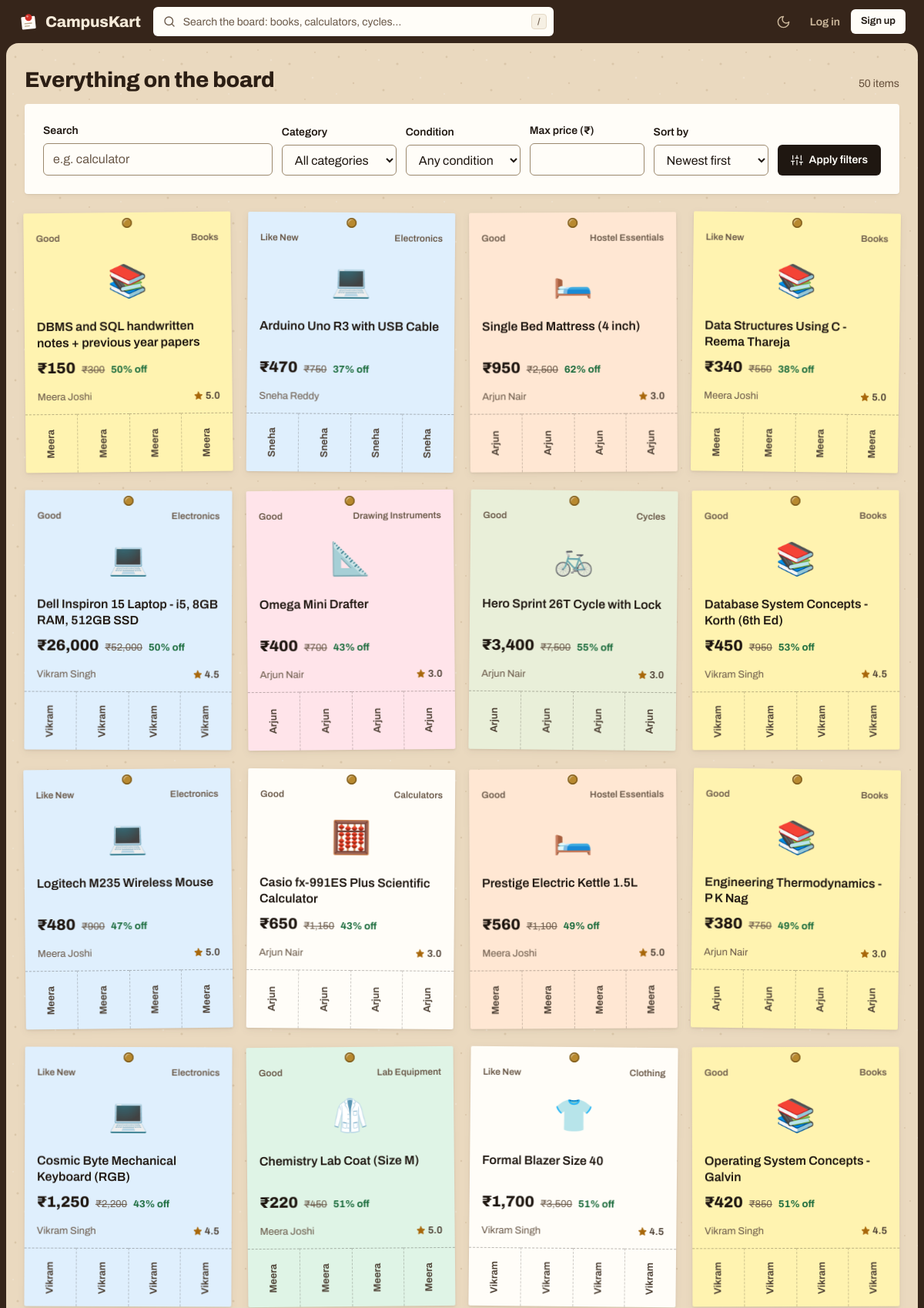
Screenshot of /search (upper part) with the database file from the repository.
### tables this page shows
CREATE TABLE products (
    product_id     INTEGER PRIMARY KEY AUTOINCREMENT,
    seller_id      INTEGER NOT NULL REFERENCES users(user_id) ON DELETE CASCADE,
    category_id    INTEGER NOT NULL REFERENCES categories(category_id),
    title          TEXT    NOT NULL,
    description    TEXT    NOT NULL,
    original_price REAL    NOT NULL CHECK (original_price > 0),
    price          REAL    NOT NULL CHECK (price > 0),
    condition      TEXT    NOT NULL CHECK (condition IN ('New', 'Like New', 'Good', 'Fair')),
    age_months     INTEGER NOT NULL DEFAULT 0 CHECK (age_months >= 0),
    status         TEXT    NOT NULL DEFAULT 'available'
                   CHECK (status IN ('pending', 'available', 'sold', 'rejected', 'removed')),
    is_flagged     INTEGER NOT NULL DEFAULT 0 CHECK (is_flagged IN (0, 1)),
    spam_score     REAL    NOT NULL DEFAULT 0,      -- filled by AI spam detector
    flag_reason    TEXT,
    created_at     TEXT    NOT NULL DEFAULT (datetime('now', 'localtime'))
);

### app.py (the view)
@app.route("/search")
def search():
    q = request.args.get("q", "").strip()
    category = request.args.get("category", type=int)
    condition = request.args.get("condition", "")
    max_price = request.args.get("max_price", type=float)
    sort = request.args.get("sort", "newest")
    sql = "SELECT * FROM v_product_details WHERE status = 'available'"
    args = []
    if q:
        sql += " AND (title LIKE ? OR description LIKE ? OR category_name LIKE ?)"
        args += [f"%{q}%"] * 3
    if category:
        sql += " AND category_id = ?"
        args.append(category)
    if condition in CONDITIONS:
        sql += " AND condition = ?"
        args.append(condition)
    if max_price:
        sql += " AND price <= ?"
        args.append(max_price)
    sql += {"price_low": " ORDER BY price ASC",
            "price_high": " ORDER BY price DESC",
            "rating": " ORDER BY seller_rating DESC, created_at DESC"}.get(sort, " ORDER BY created_at DESC")
    results = query(sql, args)
    if q and g.user and g.user["role"] == "user":
        with tx() as db:
            db.execute("INSERT INTO search_history (user_id, query) VALUES (?, ?)",
                       (g.user["user_id"], q.lower()))
    ai_suggestions = []
    if q and not results:
        ai_suggestions = _semantic_search(q)
    return render_template("search.html", results=results, q=q, category=category,
                           condition=condition, max_price=max_price, sort=sort,
                           ai_suggestions=ai_suggestions)

### app.py (called while the page is built)
def get_db():
    if "db" not in g:
        g.db = sqlite3.connect(DB_PATH)
        g.db.row_factory = sqlite3.Row
        g.db.execute("PRAGMA foreign_keys = ON")
    return g.db

def query(sql, args=(), one=False):
    rows = get_db().execute(sql, args).fetchall()
    return (rows[0] if rows else None) if one else rows

@app.before_request
def load_user():
    g.user = None
    if "user_id" in session:
        g.user = query("SELECT * FROM users WHERE user_id = ?", (session["user_id"],), one=True)
        if g.user is None or g.user["is_blocked"]:
            session.clear()
            g.user = None

@app.context_processor
def inject_globals():
    unread = 0
    if g.user:
        unread = query("SELECT COUNT(*) AS n FROM notifications WHERE user_id = ? AND is_read = 0",
                       (g.user["user_id"],), one=True)["n"]
    return {"categories": query("SELECT * FROM categories ORDER BY category_id"),
            "unread_count": unread, "conditions": CONDITIONS}

@app.template_filter("inr")
def inr(value):
    n = str(int(round(value or 0)))
    if len(n) <= 3:
        return n
    head, tail = n[:-3], n[-3:]
    parts = []
    while len(head) > 2:
        parts.insert(0, head[-2:])
        head = head[:-2]
    if head:
        parts.insert(0, head)
    return ",".join(parts) + "," + tail

### templates/search.html (shortened to what this page needs)
{% extends "base.html" %}
{% from "_macros.html" import product_card, icon, ai_badge, empty_state %}
{% block content %}
<div class="section-head">
  <div>
    <h1 id="results-title">{% if q %}Results for “{{ q }}”{% else %}Everything on the board{% endif %}</h1>
  </div>
  <span class="results-meta" role="status">{{ results|length }} item{{ '' if results|length == 1 else 's' }}</span>
</div>
<form class="card filters" method="get" aria-label="Search filters">
  <div class="field">
    <label for="f-q">Search</label>
    <input id="f-q" name="q" type="search" value="{{ q }}" placeholder="e.g. calculator">
  </div>
  <div class="field">
    <label for="f-cat">Category</label>
    <select id="f-cat" name="category">
      <option value="">All categories</option>
    </select>
  </div>
  <div class="field">
    <label for="f-cond">Condition</label>
    <select id="f-cond" name="condition">
      <option value="">Any condition</option>
    </select>
  </div>
  <div class="field">
    <label for="f-max">Max price (₹)</label>
    <input id="f-max" name="max_price" type="number" inputmode="numeric" min="0" value="{{ max_price|int if max_price else '' }}">
  </div>
  <div class="field">
    <label for="f-sort">Sort by</label>
    <select id="f-sort" name="sort">
      {% for v, l in [('newest', 'Newest first'), ('price_low', 'Price: low to high'), ('price_high', 'Price: high to low'), ('rating', 'Best-rated sellers')] %}
      <option value="{{ v }}" {% if sort == v %}selected{% endif %}>{{ l }}</option>
      {% endfor %}
    </select>
  </div>
  <button class="btn">{{ icon('sliders', 16) }}Apply filters</button>
</form>
<section class="mt-6" aria-labelledby="results-title">
  {% if results %}
    <div class="grid">{% for p in results %}{{ product_card(p, None, loop.index0) }}{% endfor %}</div>
  {% endif %}
</section>
{% endblock %}

### templates/_macros.html (shortened to what this page needs)
{% set TILTS = [-0.6, 0.45, -0.3, 0.7, 0.2, -0.5, 0.55, -0.15] %}
{% macro cat_picture(category_id, emoji, size=72, lazy=True) -%}
     {% if lazy %}loading="lazy" {% endif %}decoding="async" onerror="this.hidden=true;this.nextElementSibling.hidden=false"><span class="thumb-fallback emoji" aria-hidden="true" hidden>{{ emoji }}</span>
{%- endmacro %}
{% macro icon(name, size=18, cls='') -%}
<svg class="icon {{ cls }}" width="{{ size }}" height="{{ size }}" viewBox="0 0 24 24" fill="none" stroke="currentColor" stroke-width="1.8" stroke-linecap="round" stroke-linejoin="round" aria-hidden="true" focusable="false">{{ ICONS.get(name, '')|safe }}</svg>
{%- endmacro %}
{% macro product_card(p, reason=None, i=0, tabs=True) %}
{% set off = ((1 - p.price / p.original_price) * 100)|round|int %}
<a class="slip paper-{{ p.category_id }}" style="--tilt: {{ TILTS[i % 8] }}deg" href="{{ url_for('product', pid=p.product_id) }}">
  <span class="slip-body">
    <span class="slip-top"><span>{{ p.condition }}</span><span>{{ p.category_name }}</span></span>
    <span class="slip-art">{{ cat_picture(p.category_id, p.category_icon) }}</span>
    <span class="slip-title">{{ p.title }}</span>
    <span class="price-line">
      <span class="price">₹{{ p.price|inr }}</span>
      <span class="mrp"><span class="sr-only">MRP </span>₹{{ p.original_price|inr }}</span>
      {% if off >= 5 %}<span class="off">{{ off }}% off</span>{% endif %}
    </span>
    <span class="slip-meta">
      <span class="seller">{{ p.seller_name }}</span>
      {% if p.seller_rating %}<span class="rating">{{ icon('star', 12) }}{{ p.seller_rating }}<span class="sr-only"> seller rating</span></span>{% endif %}
    </span>
  </span>
  {% if tabs %}<span class="tearoffs" aria-hidden="true">{% for _ in range(4) %}<span class="tab"><span>{{ p.seller_name.split()[0] }}</span></span>{% endfor %}</span>{% endif %}
</a>
{% endmacro %}

### rows the page displays
products: {{ TILTS[i % 8] }} -0.6 (drawn), condition "Good", category_name "Books", emoji "📚", title "DBMS and SQL handwritten notes + previous year papers", price|inr "150", original_price|inr "300", off "50", seller_name "Meera Joshi", {{ size }} 12 (drawn), seller_rating "5.0", seller_name "Meera" "Meera" "Meera" "Meera"
products: {{ TILTS[i % 8] }} 0.45 (drawn), condition "Like New", category_name "Electronics", emoji "💻", title "Arduino Uno R3 with USB Cable", price|inr "470", original_price|inr "750", off "37", seller_name "Sneha Reddy", seller_name "Sneha" "Sneha" "Sneha" "Sneha"
products: {{ TILTS[i % 8] }} -0.3 (drawn), condition "Good", category_name "Hostel Essentials", emoji "🛏️", title "Single Bed Mattress (4 inch)", price|inr "950", original_price|inr "2,500", off "62", seller_name "Arjun Nair", {{ size }} 12 (drawn), seller_rating "3.0", seller_name "Arjun" "Arjun" "Arjun" "Arjun"
products: {{ TILTS[i % 8] }} 0.7 (drawn), condition "Like New", category_name "Books", emoji "📚", title "Data Structures Using C - Reema Thareja", price|inr "340", original_price|inr "550", off "38", seller_name "Meera Joshi", {{ size }} 12 (drawn), seller_rating "5.0", seller_name "Meera" "Meera" "Meera" "Meera"
products: {{ TILTS[i % 8] }} 0.2 (drawn), condition "Good", category_name "Electronics", emoji "💻", title "Dell Inspiron 15 Laptop - i5, 8GB RAM, 512GB SSD", price|inr "26,000", original_price|inr "52,000", off "50", seller_name "Vikram Singh", {{ size }} 12 (drawn), seller_rating "4.5", seller_name "Vikram" "Vikram" "Vikram" "Vikram"
products: {{ TILTS[i % 8] }} -0.5 (drawn), condition "Good", category_name "Drawing Instruments", emoji "📐", title "Omega Mini Drafter", price|inr "400", original_price|inr "700", off "43", seller_name "Arjun Nair", {{ size }} 12 (drawn), seller_rating "3.0", seller_name "Arjun" "Arjun" "Arjun" "Arjun"
products: {{ TILTS[i % 8] }} 0.55 (drawn), condition "Good", category_name "Cycles", emoji "🚲", title "Hero Sprint 26T Cycle with Lock", price|inr "3,400", original_price|inr "7,500", off "55", seller_name "Arjun Nair", {{ size }} 12 (drawn), seller_rating "3.0", seller_name "Arjun" "Arjun" "Arjun" "Arjun"
products: {{ TILTS[i % 8] }} -0.15 (drawn), condition "Good", category_name "Books", emoji "📚", title "Database System Concepts - Korth (6th Ed)", price|inr "450", original_price|inr "950", off "53", seller_name "Vikram Singh", {{ size }} 12 (drawn), seller_rating "4.5", seller_name "Vikram" "Vikram" "Vikram" "Vikram"
products: {{ TILTS[i % 8] }} -0.6 (drawn), condition "Like New", category_name "Electronics", emoji "💻", title "Logitech M235 Wireless Mouse", price|inr "480", original_price|inr "900", off "47", seller_name "Meera Joshi", {{ size }} 12 (drawn), seller_rating "5.0", seller_name "Meera" "Meera" "Meera" "Meera"
products: {{ TILTS[i % 8] }} 0.45 (drawn), condition "Good", category_name "Calculators", emoji "🧮", title "Casio fx-991ES Plus Scientific Calculator", price|inr "650", original_price|inr "1,150", off "43", seller_name "Arjun Nair", {{ size }} 12 (drawn), seller_rating "3.0", seller_name "Arjun" "Arjun" "Arjun" "Arjun"
products: {{ TILTS[i % 8] }} -0.3 (drawn), condition "Good", category_name "Hostel Essentials", emoji "🛏️", title "Prestige Electric Kettle 1.5L", price|inr "560", original_price|inr "1,100", off "49", seller_name "Meera Joshi", {{ size }} 12 (drawn), seller_rating "5.0", seller_name "Meera" "Meera" "Meera" "Meera"
products: {{ TILTS[i % 8] }} 0.7 (drawn), condition "Good", category_name "Books", emoji "📚", title "Engineering Thermodynamics - P K Nag", price|inr "380", original_price|inr "750", off "49", seller_name "Arjun Nair", {{ size }} 12 (drawn), seller_rating "3.0", seller_name "Arjun" "Arjun" "Arjun" "Arjun"
products: {{ TILTS[i % 8] }} 0.2 (drawn), condition "Like New", category_name "Electronics", emoji "💻", title "Cosmic Byte Mechanical Keyboard (RGB)", price|inr "1,250", original_price|inr "2,200", off "43", seller_name "Vikram Singh", {{ size }} 12 (drawn), seller_rating "4.5", seller_name "Vikram" "Vikram" "Vikram" "Vikram"
products: {{ TILTS[i % 8] }} -0.5 (drawn), condition "Good", category_name "Lab Equipment", emoji "🥼", title "Chemistry Lab Coat (Size M)", price|inr "220", original_price|inr "450", off "51", seller_name "Meera Joshi", {{ size }} 12 (drawn), seller_rating "5.0", seller_name "Meera" "Meera" "Meera" "Meera"
products: {{ TILTS[i % 8] }} 0.55 (drawn), condition "Like New", category_name "Clothing", emoji "👕", title "Formal Blazer Size 40", price|inr "1,700", original_price|inr "3,500", off "51", seller_name "Vikram Singh", {{ size }} 12 (drawn), seller_rating "4.5", seller_name "Vikram" "Vikram" "Vikram" "Vikram"
products: {{ TILTS[i % 8] }} -0.15 (drawn), condition "Good", category_name "Books", emoji "📚", title "Operating System Concepts - Galvin", price|inr "420", original_price|inr "850", off "51", seller_name "Vikram Singh", {{ size }} 12 (drawn), seller_rating "4.5", seller_name "Vikram" "Vikram" "Vikram" "Vikram"

### other values shown
{{ results|length }} "50"
{{ '' if results|length == 1 else 's' }} "s"
form field sort "Newest first"
